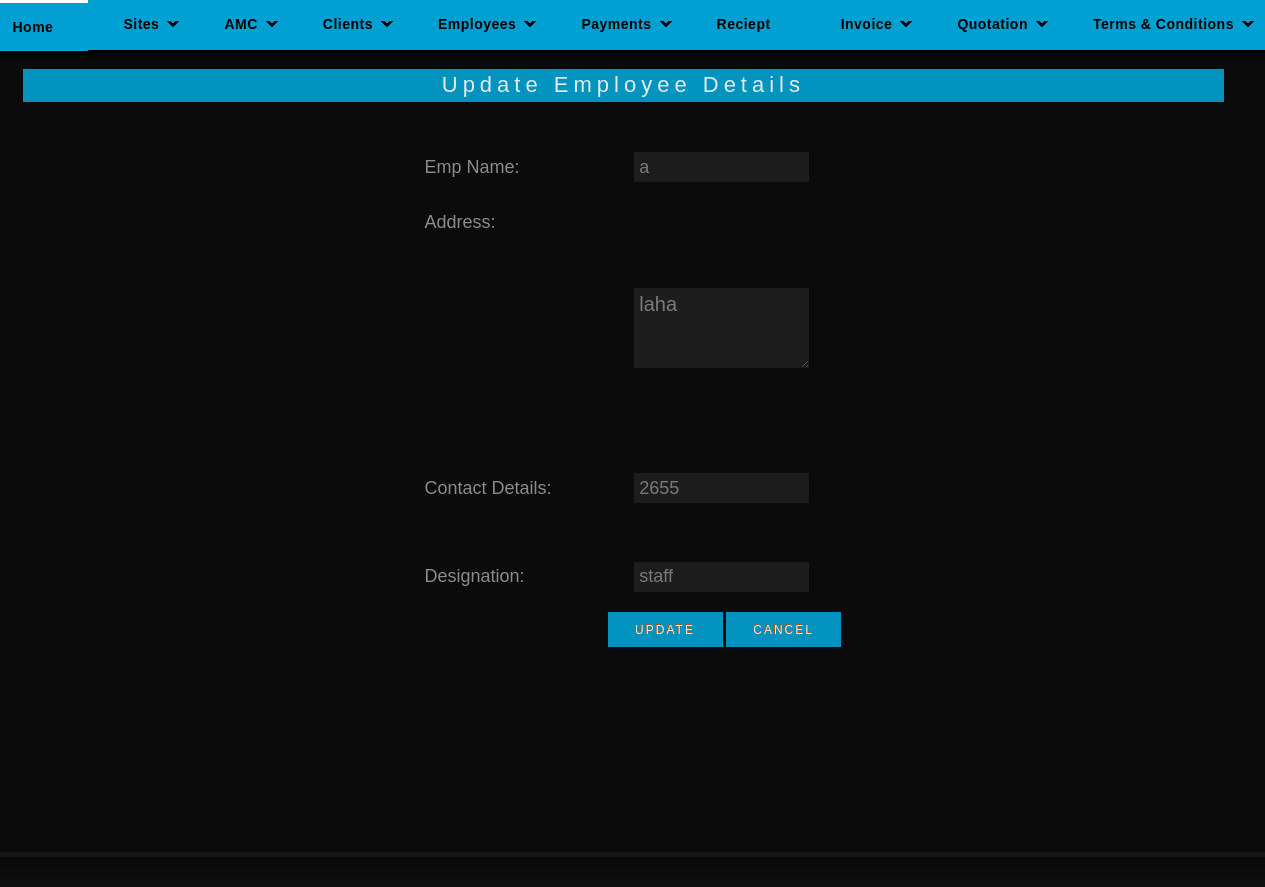
Page /updateemp.php?e_id2=6 on the earlier database version.
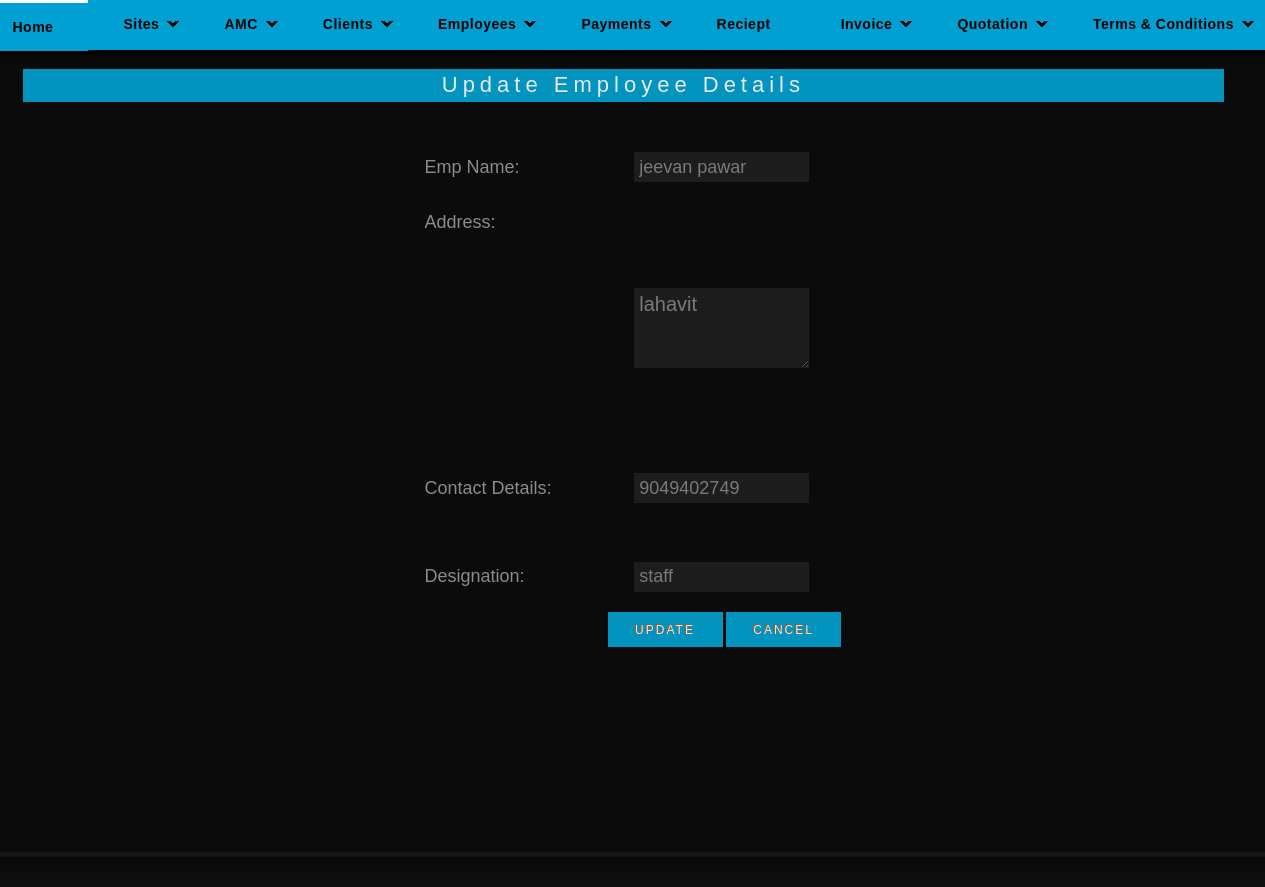
Same page on the later database version.
### tables this page shows
CREATE TABLE IF NOT EXISTS `emp` (
  `e_id` int(11) NOT NULL AUTO_INCREMENT,
  `e_name` varchar(100) NOT NULL,
  `e_add` varchar(100) NOT NULL,
  `e_contact` bigint(11) NOT NULL,
  `e_desig` varchar(11) NOT NULL,
  PRIMARY KEY (`e_id`)
);

### updateemp.php (the view, shortened to what this page needs)
<?php
	$up_e=$_REQUEST['e_id2'];
	$up_qry="select * from emp where e_id=".$up_e;
	$up_res=mysql_query($up_qry);
	$row_up=mysql_fetch_array($up_res);
?>
<html>
<head>
<link rel="stylesheet" href="styles.css" type="text/css" />
</head>
<body>
<div id="container">
    <?php
	include("header.php");
	?>
    <div id="sub-header">
    <div class="quo">
    	<br />
		<div class="quotation"><center>Update Employee Details</center></div>
        <div>
        <form action="" method="post">
        <table class="addemp_tab">
        <tr>
        <td class="l_form">Emp Name:</td>
        <td><input type="text" class="q_in" name="eu_name" value="<?php echo $row_up[1]; ?>"></td>
        </tr>
        <tr>
        <td valign="top" class="l_form">Address:</td>
        <td><textarea class="q_add" name="eu_address" ><?php echo $row_up[2]; ?></textarea></td>
        </tr>
        <tr>
        <td class="l_form">Contact Details:</td>
        <td><input type="text" class="q_in" name="eu_contact" value="<?php echo $row_up[3]; ?>"></td>
        </tr>
        <tr>
        <td class="l_form">Designation:</td>
        <td><input type="text" class="q_in" name="eu_desig" value="<?php echo $row_up[4]; ?>"></td>
        </tr>
        </div>
        <div class="addemp_b">
         <input name="e_up" class="formbutton" value=" Update " type="submit" />
         <input name="e_can" class="formbutton" value="Cancel" type="submit" />
        </div>
    </div>
    </div>
    </div>
 <div id="footer">
    </div>
</body>
</html>

Differences in the rows shown:
changed emp "staff": eu_name "a" → "jeevan pawar"; eu_address "laha" → "lahavit"; eu_contact "2655" → "9049402749"
